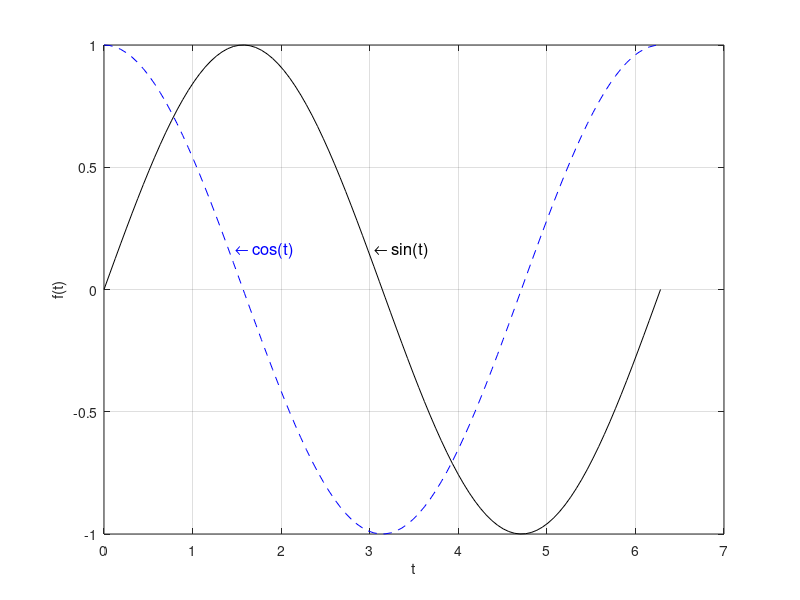

Write MATLAB code to recreate this figure.
% zakres zmiennej t
t = linspace(0,2*pi);
% funkcja sin
y_sin = sin(t);
% funkcja cos
y_cos = cos(t);
% rysuje w jednym wywolaniu funkcji plot  
plot(t,y_sin,'-k',t,y_cos,'--b')
% siatka
grid on;
%podpis OX
xlabel('t');
% podpis OY
ylabel('f(t)');
% podpis krzywych
text(3.05,0.16,'\leftarrow sin(t)','Color','black','FontSize',12);
text(1.48,0.16,'\leftarrow cos(t)','Color','blue','FontSize',12);